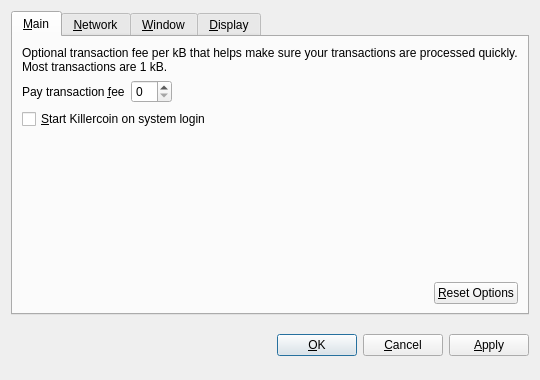
<?xml version="1.0" encoding="UTF-8"?>
<ui version="4.0">
 <class>OptionsDialog</class>
 <widget class="QDialog" name="OptionsDialog">
  <property name="geometry">
   <rect>
    <x>0</x>
    <y>0</y>
    <width>540</width>
    <height>380</height>
   </rect>
  </property>
  <property name="windowTitle">
   <string>Options</string>
  </property>
  <property name="modal">
   <bool>true</bool>
  </property>
  <layout class="QVBoxLayout" name="verticalLayout">
   <item>
    <widget class="QTabWidget" name="tabWidget">
     <property name="tabPosition">
      <enum>QTabWidget::North</enum>
     </property>
     <property name="currentIndex">
      <number>0</number>
     </property>
     <widget class="QWidget" name="tabMain">
      <attribute name="title">
       <string>&amp;Main</string>
      </attribute>
      <layout class="QVBoxLayout" name="verticalLayout_Main">
       <item>
        <widget class="QLabel" name="transactionFeeInfoLabel">
         <property name="text">
          <string>Optional transaction fee per kB that helps make sure your transactions are processed quickly. Most transactions are 1 kB.</string>
         </property>
         <property name="textFormat">
          <enum>Qt::PlainText</enum>
         </property>
         <property name="wordWrap">
          <bool>true</bool>
         </property>
        </widget>
       </item>
       <item>
        <layout class="QHBoxLayout" name="horizontalLayout_1_Main">
         <item>
          <widget class="QLabel" name="transactionFeeLabel">
           <property name="text">
            <string>Pay transaction &amp;fee</string>
           </property>
           <property name="textFormat">
            <enum>Qt::PlainText</enum>
           </property>
           <property name="buddy">
            <cstring>transactionFee</cstring>
           </property>
          </widget>
         </item>
         <item>
          <widget class="BitcoinAmountField" name="transactionFee"/>
         </item>
         <item>
          <spacer name="horizontalSpacer_1_Main">
           <property name="orientation">
            <enum>Qt::Horizontal</enum>
           </property>
           <property name="sizeHint" stdset="0">
            <size>
             <width>40</width>
             <height>20</height>
            </size>
           </property>
          </spacer>
         </item>
        </layout>
       </item>
       <item>
        <widget class="QCheckBox" name="bitcoinAtStartup">
         <property name="toolTip">
          <string>Automatically start Killercoin after logging in to the system.</string>
         </property>
         <property name="text">
          <string>&amp;Start Killercoin on system login</string>
         </property>
        </widget>
       </item>
       <item>
        <spacer name="verticalSpacer_Main">
         <property name="orientation">
          <enum>Qt::Vertical</enum>
         </property>
         <property name="sizeHint" stdset="0">
          <size>
           <width>20</width>
           <height>40</height>
          </size>
         </property>
        </spacer>
       </item>
       <item>
        <layout class="QHBoxLayout" name="horizontalLayout_2_Main">
         <item>
          <spacer name="horizontalSpacer_2_Main">
           <property name="orientation">
            <enum>Qt::Horizontal</enum>
           </property>
           <property name="sizeHint" stdset="0">
            <size>
             <width>40</width>
             <height>20</height>
            </size>
           </property>
          </spacer>
         </item>
         <item>
          <widget class="QPushButton" name="resetButton">
           <property name="toolTip">
            <string>Reset all client options to default.</string>
           </property>
           <property name="text">
            <string>&amp;Reset Options</string>
           </property>
           <property name="autoDefault">
            <bool>false</bool>
           </property>
          </widget>
         </item>
        </layout>
       </item>
      </layout>
     </widget>
     <widget class="QWidget" name="tabNetwork">
      <attribute name="title">
       <string>&amp;Network</string>
      </attribute>
      <layout class="QVBoxLayout" name="verticalLayout_Network">
       <item>
        <widget class="QCheckBox" name="mapPortUpnp">
         <property name="toolTip">
          <string>Automatically open the Killercoin client port on the router. This only works when your router supports UPnP and it is enabled.</string>
         </property>
         <property name="text">
          <string>Map port using &amp;UPnP</string>
         </property>
        </widget>
       </item>
       <item>
        <widget class="QCheckBox" name="connectSocks">
         <property name="toolTip">
          <string>Connect to the Killercoin network through a SOCKS proxy (e.g. when connecting through Tor).</string>
         </property>
         <property name="text">
          <string>&amp;Connect through SOCKS proxy:</string>
         </property>
        </widget>
       </item>
       <item>
        <layout class="QHBoxLayout" name="horizontalLayout_Network">
         <item>
          <widget class="QLabel" name="proxyIpLabel">
           <property name="text">
            <string>Proxy &amp;IP:</string>
           </property>
           <property name="textFormat">
            <enum>Qt::PlainText</enum>
           </property>
           <property name="buddy">
            <cstring>proxyIp</cstring>
           </property>
          </widget>
         </item>
         <item>
          <widget class="QValidatedLineEdit" name="proxyIp">
           <property name="maximumSize">
            <size>
             <width>140</width>
             <height>16777215</height>
            </size>
           </property>
           <property name="toolTip">
            <string>IP address of the proxy (e.g. 127.0.0.1)</string>
           </property>
          </widget>
         </item>
         <item>
          <widget class="QLabel" name="proxyPortLabel">
           <property name="text">
            <string>&amp;Port:</string>
           </property>
           <property name="textFormat">
            <enum>Qt::PlainText</enum>
           </property>
           <property name="buddy">
            <cstring>proxyPort</cstring>
           </property>
          </widget>
         </item>
         <item>
          <widget class="QLineEdit" name="proxyPort">
           <property name="maximumSize">
            <size>
             <width>55</width>
             <height>16777215</height>
            </size>
           </property>
           <property name="toolTip">
            <string>Port of the proxy (e.g. 9050)</string>
           </property>
          </widget>
         </item>
         <item>
          <widget class="QLabel" name="socksVersionLabel">
           <property name="text">
            <string>SOCKS &amp;Version:</string>
           </property>
           <property name="textFormat">
            <enum>Qt::PlainText</enum>
           </property>
           <property name="buddy">
            <cstring>socksVersion</cstring>
           </property>
          </widget>
         </item>
         <item>
          <widget class="QValueComboBox" name="socksVersion">
           <property name="toolTip">
            <string>SOCKS version of the proxy (e.g. 5)</string>
           </property>
          </widget>
         </item>
         <item>
          <spacer name="horizontalSpacer_Network">
           <property name="orientation">
            <enum>Qt::Horizontal</enum>
           </property>
           <property name="sizeHint" stdset="0">
            <size>
             <width>40</width>
             <height>20</height>
            </size>
           </property>
          </spacer>
         </item>
        </layout>
       </item>
       <item>
        <spacer name="verticalSpacer_Network">
         <property name="orientation">
          <enum>Qt::Vertical</enum>
         </property>
         <property name="sizeHint" stdset="0">
          <size>
           <width>20</width>
           <height>40</height>
          </size>
         </property>
        </spacer>
       </item>
      </layout>
     </widget>
     <widget class="QWidget" name="tabWindow">
      <attribute name="title">
       <string>&amp;Window</string>
      </attribute>
      <layout class="QVBoxLayout" name="verticalLayout_Window">
       <item>
        <widget class="QCheckBox" name="minimizeToTray">
         <property name="toolTip">
          <string>Show only a tray icon after minimizing the window.</string>
         </property>
         <property name="text">
          <string>&amp;Minimize to the tray instead of the taskbar</string>
         </property>
        </widget>
       </item>
       <item>
        <widget class="QCheckBox" name="minimizeOnClose">
         <property name="toolTip">
          <string>Minimize instead of exit the application when the window is closed. When this option is enabled, the application will be closed only after selecting Quit in the menu.</string>
         </property>
         <property name="text">
          <string>M&amp;inimize on close</string>
         </property>
        </widget>
       </item>
       <item>
        <spacer name="verticalSpacer_Window">
         <property name="orientation">
          <enum>Qt::Vertical</enum>
         </property>
         <property name="sizeHint" stdset="0">
          <size>
           <width>20</width>
           <height>40</height>
          </size>
         </property>
        </spacer>
       </item>
      </layout>
     </widget>
     <widget class="QWidget" name="tabDisplay">
      <attribute name="title">
       <string>&amp;Display</string>
      </attribute>
      <layout class="QVBoxLayout" name="verticalLayout_Display">
       <item>
        <layout class="QHBoxLayout" name="horizontalLayout_1_Display">
         <item>
          <widget class="QLabel" name="langLabel">
           <property name="text">
            <string>User Interface &amp;language:</string>
           </property>
           <property name="textFormat">
            <enum>Qt::PlainText</enum>
           </property>
           <property name="buddy">
            <cstring>lang</cstring>
           </property>
          </widget>
         </item>
         <item>
          <widget class="QValueComboBox" name="lang">
           <property name="toolTip">
            <string>The user interface language can be set here. This setting will take effect after restarting Killercoin.</string>
           </property>
          </widget>
         </item>
        </layout>
       </item>
       <item>
        <layout class="QHBoxLayout" name="horizontalLayout_2_Display">
         <item>
          <widget class="QLabel" name="unitLabel">
           <property name="text">
            <string>&amp;Unit to show amounts in:</string>
           </property>
           <property name="textFormat">
            <enum>Qt::PlainText</enum>
           </property>
           <property name="buddy">
            <cstring>unit</cstring>
           </property>
          </widget>
         </item>
         <item>
          <widget class="QValueComboBox" name="unit">
           <property name="toolTip">
            <string>Choose the default subdivision unit to show in the interface and when sending coins.</string>
           </property>
          </widget>
         </item>
        </layout>
       </item>
       <item>
        <widget class="QCheckBox" name="displayAddresses">
         <property name="toolTip">
          <string>Whether to show Killercoin addresses in the transaction list or not.</string>
         </property>
         <property name="text">
          <string>&amp;Display addresses in transaction list</string>
         </property>
        </widget>
       </item>
       <item>
        <widget class="QCheckBox" name="coinControlFeatures">
         <property name="toolTip">
          <string>Whether to show coin control features or not.</string>
         </property>
         <property name="text">
          <string>Display coin &amp;control features (experts only!)</string>
         </property>
        </widget>
       </item>
       <item>
        <spacer name="verticalSpacer_Display">
         <property name="orientation">
          <enum>Qt::Vertical</enum>
         </property>
         <property name="sizeHint" stdset="0">
          <size>
           <width>20</width>
           <height>40</height>
          </size>
         </property>
        </spacer>
       </item>
      </layout>
     </widget>
    </widget>
   </item>
   <item>
    <layout class="QHBoxLayout" name="horizontalLayout_Buttons">
     <item>
      <spacer name="horizontalSpacer_1">
       <property name="orientation">
        <enum>Qt::Horizontal</enum>
       </property>
       <property name="sizeHint" stdset="0">
        <size>
         <width>40</width>
         <height>48</height>
        </size>
       </property>
      </spacer>
     </item>
     <item>
      <widget class="QLabel" name="statusLabel">
       <property name="font">
        <font>
         <weight>75</weight>
         <bold>true</bold>
        </font>
       </property>
       <property name="text">
        <string/>
       </property>
       <property name="textFormat">
        <enum>Qt::PlainText</enum>
       </property>
       <property name="wordWrap">
        <bool>true</bool>
       </property>
      </widget>
     </item>
     <item>
      <spacer name="horizontalSpacer_2">
       <property name="orientation">
        <enum>Qt::Horizontal</enum>
       </property>
       <property name="sizeHint" stdset="0">
        <size>
         <width>40</width>
         <height>48</height>
        </size>
       </property>
      </spacer>
     </item>
     <item>
      <widget class="QPushButton" name="okButton">
       <property name="text">
        <string>&amp;OK</string>
       </property>
      </widget>
     </item>
     <item>
      <widget class="QPushButton" name="cancelButton">
       <property name="text">
        <string>&amp;Cancel</string>
       </property>
       <property name="autoDefault">
        <bool>false</bool>
       </property>
      </widget>
     </item>
     <item>
      <widget class="QPushButton" name="applyButton">
       <property name="text">
        <string>&amp;Apply</string>
       </property>
       <property name="autoDefault">
        <bool>false</bool>
       </property>
      </widget>
     </item>
    </layout>
   </item>
  </layout>
 </widget>
 <customwidgets>
  <customwidget>
   <class>BitcoinAmountField</class>
   <extends>QSpinBox</extends>
   <header>bitcoinamountfield.h</header>
  </customwidget>
  <customwidget>
   <class>QValueComboBox</class>
   <extends>QComboBox</extends>
   <header>qvaluecombobox.h</header>
  </customwidget>
  <customwidget>
   <class>QValidatedLineEdit</class>
   <extends>QLineEdit</extends>
   <header>qvalidatedlineedit.h</header>
  </customwidget>
 </customwidgets>
 <resources/>
 <connections/>
</ui>
